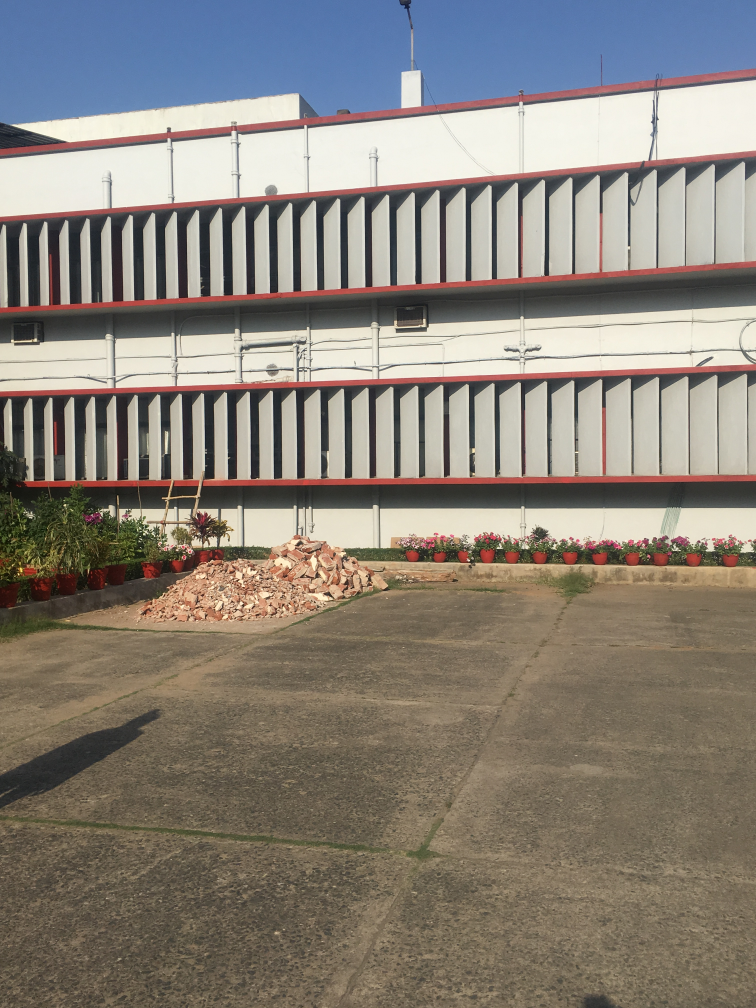
#> input picture color_correction/test_images/2.2.JPG, 3024 x 4032 px, found by its file name (shown at 1/4 size)
$ python color_correction.py
#> lines starting #> are read from the running program, lines starting #| are printed output that depends on the picture; after the words box and inside, x2 and y2 are one past the last pixel; in counts of white or black regions, pixels touching at a corner belong together
                                            # -*- coding: utf-8 -*-
"""
Created on Wed Mar 27 16:38:54 2019

@author: Lenovo
"""

import cv2
import math
import numpy as np
import imutils
from matplotlib import pyplot as plt

plt.rcParams["font.family"] = "Times New Roman"

def apply_mask(matrix, mask, fill_value):
    masked = np.ma.array(matrix, mask=mask, fill_value=fill_value)
    return masked.filled()
    print(masked)

def apply_threshold(matrix, low_value, high_value):
    low_mask = matrix < low_value
    matrix = apply_mask(matrix, low_mask, low_value)

    high_mask = matrix > high_value
    matrix = apply_mask(matrix, high_mask, high_value)
    print('...........aaaa')
    print(matrix)
    return matrix

def simplest_cb(img, percent):
    assert img.shape[2] == 3
    assert percent > 0 and percent < 100

    half_percent = percent / 200.0
    #img=cv2.cvtColor(img, cv2.COLOR_BGR2HSV)
    channels = cv2.split(img)

    out_channels = []
    for channel in channels:
        assert len(channel.shape) == 2
        # find the low and high precentile values (based on the input percentile)
        height, width = channel.shape
        vec_size = width * height
        flat = channel.reshape(vec_size)

        assert len(flat.shape) == 1

        flat = np.sort(flat)

        n_cols = flat.shape[0]

        low_val  = flat[math.floor(n_cols * half_percent)]
        high_val = flat[math.ceil( n_cols * (1.0 - half_percent))]

        #print "Lowval: ", low_val
        #print "Highval: ", high_val

        # saturate below the low percentile and above the high percentile
        thresholded = apply_threshold(channel, low_val, high_val)
        # scale the channel
        normalized = cv2.normalize(thresholded, thresholded.copy(), 0, 255, cv2.NORM_MINMAX)
        out_channels.append(normalized)

    return cv2.merge(out_channels)

if __name__ == '__main__':
    img = cv2.imread(r'F:\S.K\python\color_correction\test_images\2.2.JPG')
#> img is the input picture: shape (4032, 3024, 3); mean B, G, R 121.7, 130.4, 137.2
    img = imutils.resize(img, width=400)
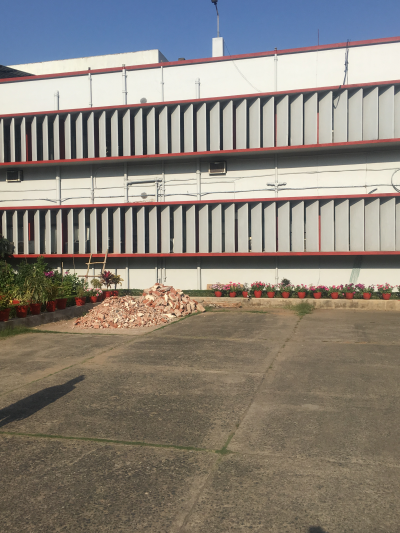
#> img: shape (533, 400, 3); mean B, G, R 121.7, 130.4, 137.2
    img=cv2.cvtColor(img, cv2.COLOR_BGR2RGB)
    out = simplest_cb(img, 1)
#> the loop in simplest_cb, `for channel in channels:` made 3 passes
#> (low_val, high_val) on passes 1 to 3: (34, 246), (30, 244), (19, 234)
#> (printed output is left out)
#> pass 1, in apply_threshold, `low_mask = matrix < low_value`:
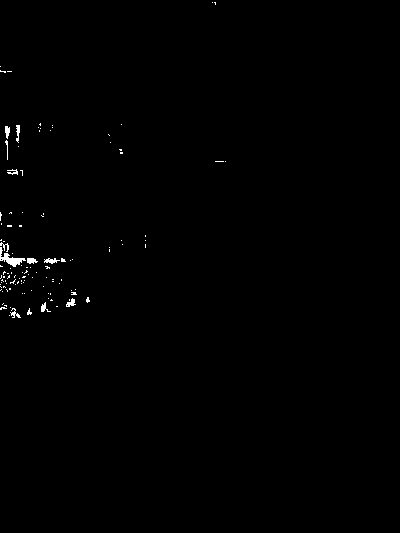
#> low_mask: shape (533, 400) bool; 0.44% white; 116 white regions (105 under 20 px), largest, box (x1, y1, x2, y2) and area: (0, 247, 26, 267) 179, (44, 258, 60, 264) 53, (27, 258, 38, 264) 48
#> pass 1, in apply_mask, `masked = np.ma.array(matrix, mask=mask, fill_value=fill_value)`:
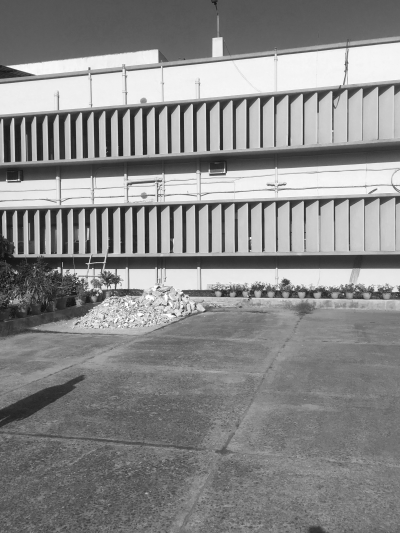
#> masked: shape (533, 400); min 16, max 255, mean 137.2
#> pass 1, in apply_threshold, `high_mask = matrix > high_value`:
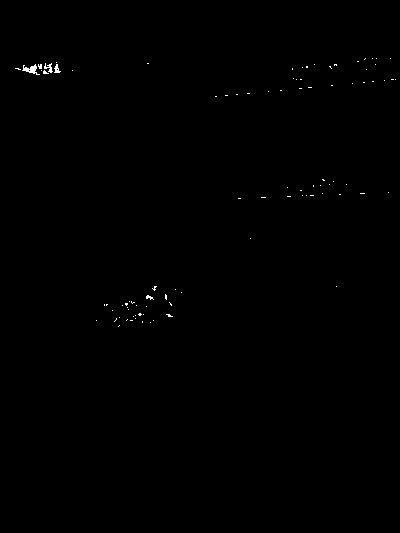
#> high_mask: shape (533, 400) bool; 0.2% white in thin lines or dots, all inside (x1, y1, x2, y2) = (15, 58, 396, 327)
#> after the loop in simplest_cb, `for channel in channels:`:
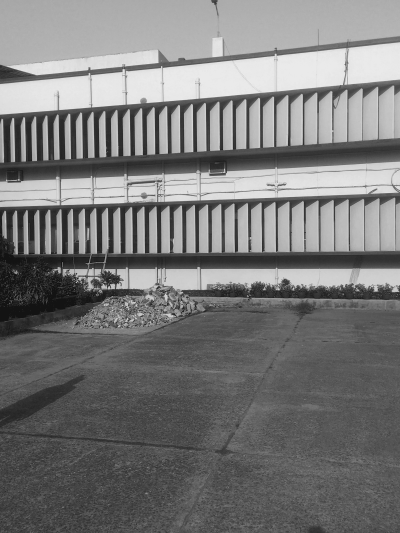
#> thresholded: shape (533, 400); min 19, max 234, mean 121.7
#> after the loop in simplest_cb, `for channel in channels:`: out_channels = 3 items
#> in simplest_cb, `return cv2.merge(out_channels)`:
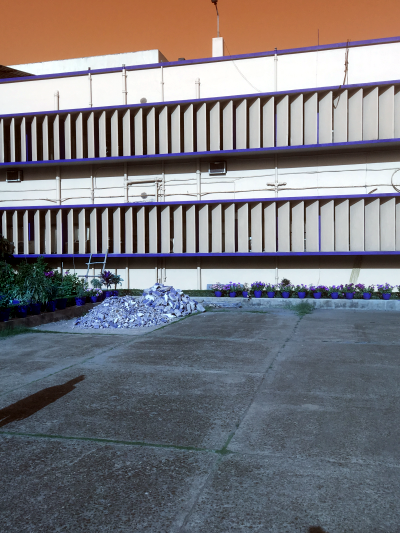
#> returned value: shape (533, 400, 3); mean of channels 0, 1, 2 124.2, 119.6, 121.8; drawn as B, G, R
    out1= cv2.split(out)
    col= ['r','g','b']
    for (i, col) in zip(out1, col):
        hist_o = cv2.calcHist([i], [0], None, [256], [0, 255])

        plt.subplot(111)
        plt.xlim([0, 260])
        plt.xlabel('Grey level',fontsize=20)
        plt.ylabel('Frequency of Pixels',fontsize=20)
        plt.plot(hist_o,color=col)
        plt.title('Color_corrected_histogram',fontsize=20)
#> this loop made 3 passes
#> col on passes 1 to 3: 'r', 'g', 'b'
    plt.show()
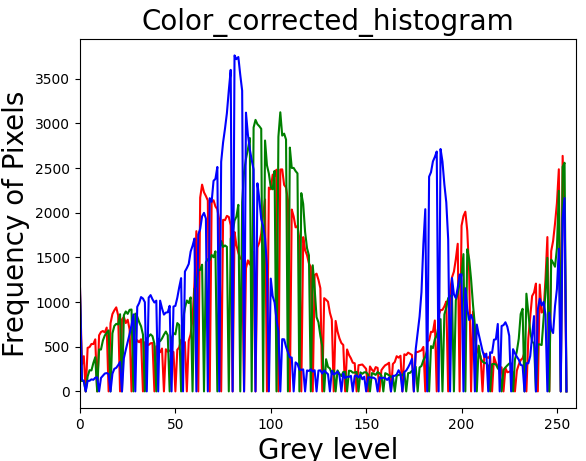
#> figure drawn by matplotlib, 1 panel; curve peaks at x = 253, y = 2637; curve peaks at x = 105, y = 3125; curve peaks at x = 81, y = 3762
    fig, (ax0, ax1) = plt.subplots(ncols=2, figsize=(12, 8),
                                   sharex=True, sharey=True)

    img0 = ax0.imshow(img)# cmap=plt.cm.gray)
    ax0.set_title("Before")
    ax0.axis("off")
    #fig.colorbar(img0, ax=ax0)

    img2 = ax1.imshow(out)# cmap="viridis")
    ax1.set_title("After")
    ax1.axis("off")
   # fig.colorbar(img2, ax=ax1)

    fig.tight_layout()

    plt.show()
